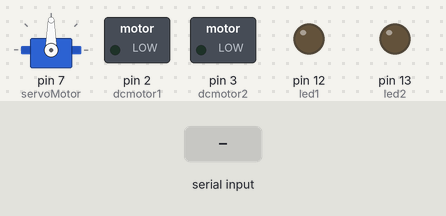
Bench run of a sketch on a simulated Arduino Uno, built with avr-gcc and run on an emulated ATmega328P. Shown: servo, switched loads named in the sketch (green lamp = pin HIGH), output pins drawn as LEDs (lit = HIGH). The test bench sets the inputs (shaded band). What the sketch prints to the serial monitor is not drawn.

Above: at 1.2 s.
1.3 s: "1" received over Serial
At 2.5 s:
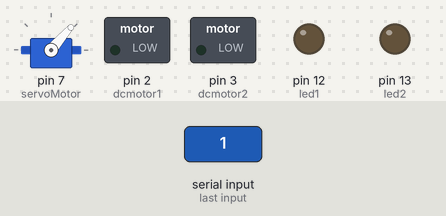
2.8 s: "a" received over Serial
At 3.8 s:
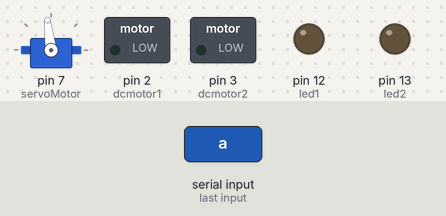
Timing chart, 0 to 5.8 s (numbered marks = the images above; inputs shaded):
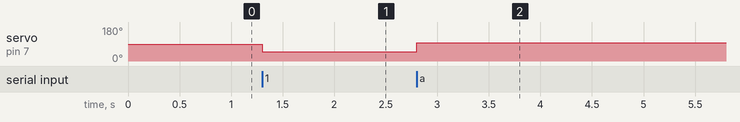

Measured:
- after the input at 1.3 s, servo on pin 7 (servoMotor): 90° → 49° at once
- after the input at 2.8 s, servo on pin 7 (servoMotor): 49° → 97° at once

The sketch:

Arduino2.ino
```cpp
#include <Servo.h>
Servo servo;

int dcmotor1=2;
int dcmotor2=3;
int led1=12;
int led2=13;
int servoMotor=7;

void setup(){
  Serial.begin(9600);
  pinMode(led1, OUTPUT);
  pinMode(led2, OUTPUT);
  pinMode(dcmotor1, OUTPUT);
  pinMode(dcmotor2, OUTPUT);
  servo.attach(servoMotor);

}
void loop() {
  if (Serial.available() > 0) {

    int y = Serial.read();
    Serial.println(y);
    servo.write(y);
    y=0;

    char x = Serial.read();
    Serial.print(x);
    if (x == 'a') {
      digitalWrite(led2, HIGH);
      digitalWrite(led1, LOW);
      digitalWrite(dcmotor2, HIGH);
      digitalWrite(dcmotor1, LOW);
    }
    else if (x == 'b') {
      digitalWrite(led1, HIGH);
      digitalWrite(led2, LOW);
      digitalWrite(dcmotor1, HIGH);
      digitalWrite(dcmotor2, LOW);
    }

  }
}
```
